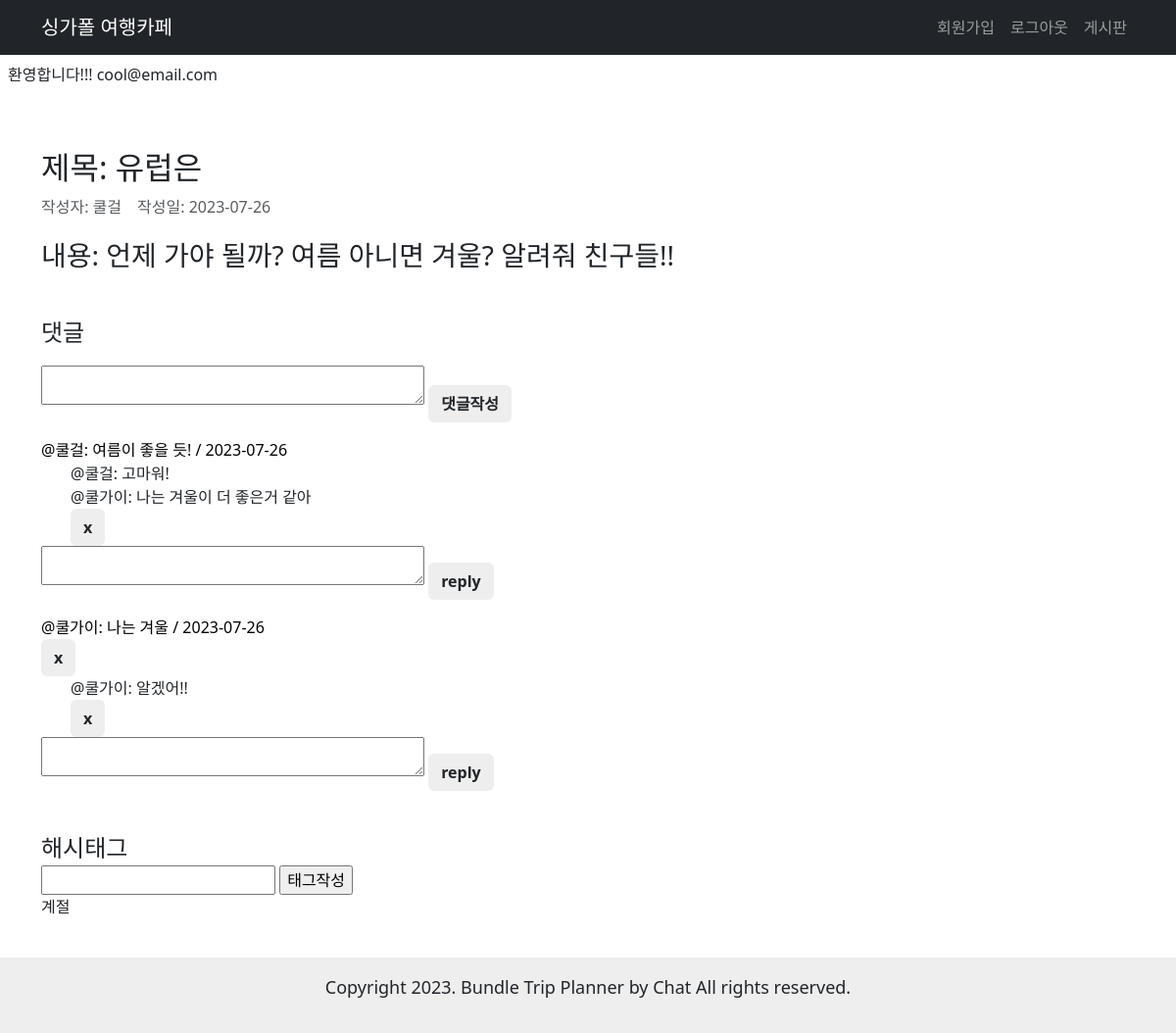
The page /blog/10/ (signed in) on the database its author committed.
### user/models.py (models this page shows)
class User(AbstractUser):
    username = None
    name = models.CharField(max_length=30)
    email = models.EmailField(unique=True, max_length=255)
    is_staff = models.BooleanField(default=False)
    is_superuser = models.BooleanField(default=False)
    is_active = models.BooleanField(default=True)
    last_login = models.DateTimeField(null=True, blank=True)
    date_joined = models.DateTimeField(auto_now_add=True)
    USERNAME_FIELD = 'email'
    EMAIL_FIELD = 'email'
    REQUIRED_FIELDS = []
    objects = UserManager()

### blog/models.py (models this page shows, shortened)
class Post(models.Model):
    title = models.CharField(max_length=30)
    content = models.TextField()
    created_at = models.DateTimeField(auto_now_add=True)
    updated_at = models.DateTimeField(auto_now=True)
    user = models.ForeignKey(User, on_delete=models.CASCADE)
    tags = models.ManyToManyField('Hashtag', blank=True)

class Comment(models.Model):
    content = models.TextField()
    created_at = models.DateTimeField(auto_now_add=True)
    updated_at = models.DateTimeField(auto_now=True)
    user = models.ForeignKey(User, on_delete=models.CASCADE)
    post = models.ForeignKey('Post', on_delete=models.CASCADE)
    class Meta:
        ordering = ['created_at']

class Reply(models.Model):
    parent = models.ForeignKey(Comment, on_delete=models.CASCADE)
    content = models.TextField()
    created_at = models.DateTimeField(auto_now_add=True)
    updated_at = models.DateTimeField(auto_now=True)
    user = models.ForeignKey(User, on_delete=models.CASCADE)

class Hashtag(models.Model):
    name = models.CharField(max_length=10)

### blog/views.py (the view)
# urls.py: path('<int:pk>/', views.PostDetail.as_view(), name='detail'),
class PostDetail(View):
    def get(self, request, pk):
        post = Post.objects.prefetch_related(
            'comment_set').get(pk=pk)
        comments = post.comment_set.all()
        hashtags = post.tags.all()
        comment_form = CommentForm()
        hashtag_form = HashtagForm()
        reply_form = ReplyForm()
        context = {
            'post': post,
            'comments': comments,
            'hashtags': hashtags,
            'comment_form': comment_form,
            'hashtag_form': hashtag_form,
            'reply_form': reply_form,
        }
        return render(request, 'blog/post_detail.html', context)

### blog/forms.py
class CommentForm(forms.ModelForm):
    class Meta:
        model = Comment
        fields = ['content']
        widgets = {
            'content':  forms.Textarea(attrs={'rows': '3', 'cols': '40'})
        }

class HashtagForm(forms.ModelForm):
    class Meta:
        model = Hashtag
        fields = ['name']

### blog/templates/blog/post_detail.html (shortened to what this page needs)
{% extends "base.html" %}
{% block content %}
<div class="container detail-container">
<div class="d-flex detail-title">
        <h2 class=>제목: {{ post.title }}</h2>
</div>
    <div class="d-flex mt-2 text-muted">
        <p class="mb-3 me-3">작성자: {{ post.user.name }}</p>
        <p class="mb-3">작성일: {{ post.created_at|date:"Y-m-d" }}</p>
    </div>
    <p class="mb-3 fs-3">내용: {{ post.content }}</p>
    <br>
    <div class="mb-3 fs-4">댓글</div>
    <form action="{% url 'blog:cmt-write' post_id=post.pk %}" method="post" class="mb-3">
        {% if comment_form.errors %}
            {% with form=comment_form %}
                {% include "blog/form_error.html" %}
            {% endwith %}
        {% else %}
            {{ comment_form.content }}
        {% endif %}
        <input type="submit" value="댓글작성"  class="btn mt-2">
    </form>
    <div class="comment-container">
        {% if comments %}
            <ul class="list-group">
                {% for comment in comments %}
                    <li class="comment-list">
                        @{{ comment.user.name }}: {{ comment.content }} / {{ comment.created_at|date:"Y-m-d" }}
                        {% if comment.user == request.user %}
                            <form action="{% url 'blog:cmt-delete' comment_id=comment.pk %}" method="post">
                                <input type="submit" value="x" class="btn">
                            </form>
                        {% endif %}
                        {% for reply in comment.reply_set.all %}
                            <li class="reply-list">
                                @{{ reply.user.name }}: {{ reply.content }}
                                {% if reply.user == request.user %}
                                    <form action="{% url 'blog:reply-delete' reply_id=reply.pk %}" method="post">
                                        <input type="submit" value="x" class="btn">
                                    </form>
                                {% endif %}
                            </li>
                        {% endfor %}
                        <form action="{% url 'blog:reply-write' comment_id=comment.pk %}" method="post" class="mb-3">
                            {{ reply_form.content }}
                            <input type="submit" value="reply" class="btn">
                        </form>
                    </li>
                {% endfor %}
            </ul>
        {% else %}
            <p>댓글이 없습니다.</p>
        {% endif %}
    </div>
    <br>
    <div class="fs-4">해시태그</div>
    <form action="{% url 'blog:tag-write' post_id=post.pk %}" method="post">
        {% if hashtag_form.errors %}
            {% with form=hashtag_form %}
                {% include "blog/form_error.html" %}
            {% endwith %}
        {% else %}
            {{ hashtag_form.name }}
        {% endif %}
        <input type="submit" value="태그작성">
    </form>
    {% if hashtags %}
        <ul>
            {% for hashtag in hashtags %}
                <li>
                    {{ hashtag.name }}
                </li>
            {% endfor %}
        </ul>
    {% else %}
        <p>태그가 없습니다.</p>
    {% endif %}
</div>
{% endblock %}

### templates/base.html (shortened to what this page needs)
<!DOCTYPE html>
{% load static %}
{% load django_bootstrap5 %}
<html lang="ko">
<head>
    {% bootstrap_css %}
    <link rel="stylesheet" href="{% static 'blog/style.css' %}">
    <link rel="stylesheet" href="{% static 'user/style.css' %}">
    <link rel="stylesheet" href="{% static 'main/style.css' %}">
</head>
<body>
    <header>
        {% if user.is_authenticated %}
        <nav class="navbar navbar-expand-lg navbar-dark bg-dark">
            <div class="container">
                <a class="navbar-brand" href="/">싱가폴 여행카페</a>
                <div class="collapse navbar-collapse" id="navbarSupportedContent">
                    <ul class="navbar-nav ms-auto mb-2 mb-lg-0">
                        <li class="nav-item"><a class="nav-link" href="{% url 'user:register' %}">회원가입</a></li>
                        <li class="nav-item"><a class="nav-link" href="{% url 'user:logout' %}">로그아웃</a></li>
                        <li class="nav-item"><a class="nav-link" href="{% url 'blog:list' %}">게시판</a></li>
                    </ul>
                </div>
            </div>
        </nav>
        <div class="d-flex p-2">
            <p class="me-3">환영합니다!!! {{ user.email }} </p>
        </div>
        {% endif %}
    </header>
    <main class="main-container flex-grow-1">
        {% block content %}
        {% endblock %}
    </main>
    <footer class="text-center footer mt-auto py-3">
        <p>Copyright 2023. Bundle Trip Planner by Chat All rights reserved.</p>
    </footer>
</body>
</html>

### blog/static/blog/style.css (style rules this page uses)
.detail-container { text-align: left; overflow-y: scroll; width: 100%; }
.detail-container textarea { height: 40px; }
.detail-title { justify-content: space-between; }
.comment-container { overflow-y: scroll; }
.comment-list { color:black; }
.reply-list { margin-left: 30px; }

### main/static/main/style.css (style rules this page uses)
body, h1, h2, fieldset, ul { padding: 0; margin: 0; list-style-type: none; }
a { text-decoration: none; color: inherit; }
input, textarea, select { box-sizing: border-box; }
.main-container { min-width: 1200px; height: 90vh; display: flex; flex-direction: column; justify-content: center; align-items: center; text-align: center; }
.footer { display: flex; flex-direction: column; justify-content: center; text-align: center; background: #eeeeee; font-size: large; height: 8vh; }
.btn { font-weight: 700; background-color: #eeeeee; }

### rows shown on the page
User: email "cool@email.com"
Post: title "유럽은", user.name "쿨걸", created_at "2023-07-26", content "언제 가야 될까? 여름 아니면 겨울? 알려줘 친구들!!"
Comment: user.name "쿨걸", content "여름이 좋을 듯!", created_at "2023-07-26"
Reply: user.name "쿨걸", content "고마워!"
Reply: user.name "쿨가이", content "나는 겨울이 더 좋은거 같아"
Comment: user.name "쿨가이", content "나는 겨울", created_at "2023-07-26"
Reply: user.name "쿨가이", content "알겠어!!"
Hashtag: name "계절"
